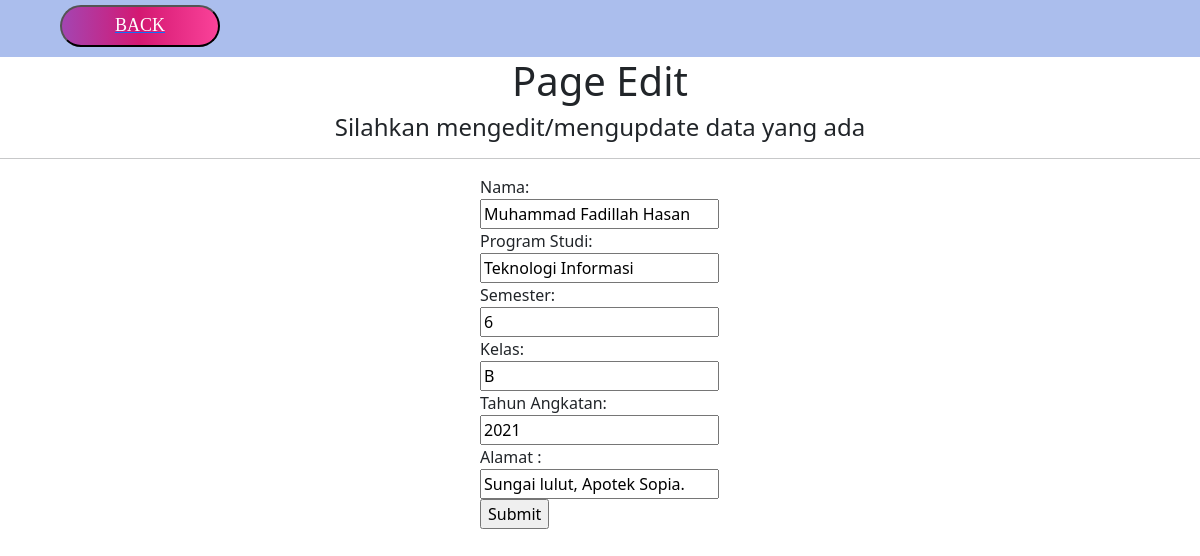
Page /edit.php?id=2 (signed in) on the earlier database version.
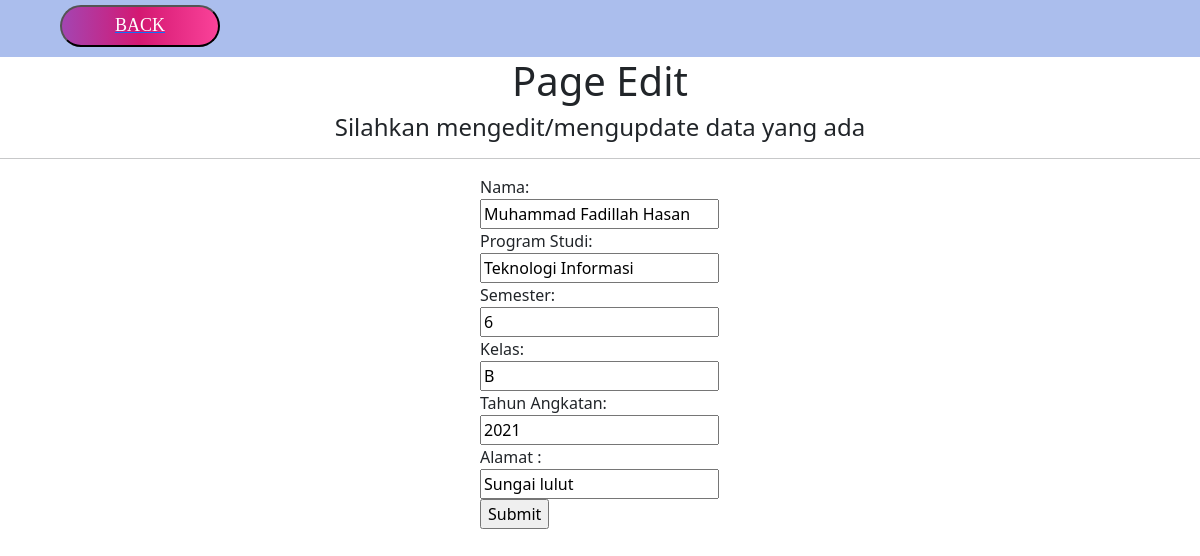
Same page on the later database version.
### tables this page shows
CREATE TABLE `datamaha` (
  `id` int(11) NOT NULL,
  `nim` varchar(255) NOT NULL,
  `nama` varchar(255) NOT NULL,
  `prodi` varchar(255) NOT NULL,
  `semester` int(11) NOT NULL,
  `kelas` varchar(11) NOT NULL,
  `tahun_angkatan` int(255) NOT NULL
);

CREATE TABLE `datadetail` (
  `nim` varchar(255) NOT NULL,
  `alamat` varchar(255) NOT NULL
);

### edit.php (the view, shortened to what this page needs)
<?php
    require_once "db.php";
    require_once "User.php";
    $query = $db->prepare("SELECT * FROM datadetail INNER JOIN datamaha ON datadetail.nim=datamaha.nim WHERE id = :id");
    $query->bindParam(":id", $_GET['id']);
    $query->execute();
    if($query->rowCount() == 0){
        die("Error: ID Tidak Ditemukan");
    }else{
        $data = $query->fetch();
    }
?>
<!DOCTYPE html>
<html>
    <head>
    <link href="https://cdn.jsdelivr.net/npm/bootstrap@5.1.3/dist/css/bootstrap.min.css" rel="stylesheet">
    <link rel="stylesheet" type="text/css" href="simpan.css">
    </head>
    <body>
    <section>
        <div class="header">
            <button class="backbutton" name="backhome" style="margin-bottom:10px;"><a href="index.php"><span style="color: #FFFFFF;text-decoration: none;">Back</span></a></button>
        </div>
    </section>
    <div class="welcome" style="text-align:center;">
            <h1>Page Edit</h1>
			<h4>Silahkan mengedit/mengupdate data yang ada</h4>
            <hr />
	</div>
        <form method="post" style="margin-left:40%;">
            Nama:<br> <input required type="text" name="nama" placeholder="Nama" value="<?php echo $data['nama'] ?>"/> <br>
            Program Studi:<br> <input required type="text" name="prodi" placeholder="Program Studi" value="<?php echo $data['prodi'] ?>"/> <br>
            Semester:<br> <input required type="text" name="semester" placeholder="Semester" value="<?php echo $data['semester'] ?>"/> <br>
            Kelas:<br> <input required type="text" name="kelas" placeholder="Kelas" value="<?php echo $data['kelas'] ?>"/> <br>
            Tahun Angkatan:<br> <input required type="text" name="tahun_angkatan" placeholder="Tahun Angkatan" value="<?php echo $data['tahun_angkatan'] ?>"/> <br>
            Alamat :<br> <input required type="text" name="alamat" placeholder="Alamat" value="<?php echo $data['alamat'] ?>"/> <br>
            <input type="submit" name="submit" />
        </form>
    </body>
</html>

Differences in the rows shown:
no longer on this page (row unchanged): datamaha: nama "Muhammad Fadillah Hasan", prodi "Teknologi Informasi", semester "6", kelas "B", tahun_angkatan "2021", alamat "Sungai lulut, Apotek Sopia."
now on this page (row edited): datadetail: nama "Muhammad Fadillah Hasan", prodi "Teknologi Informasi", semester "6", kelas "B", tahun_angkatan "2021", alamat "Sungai lulut"
